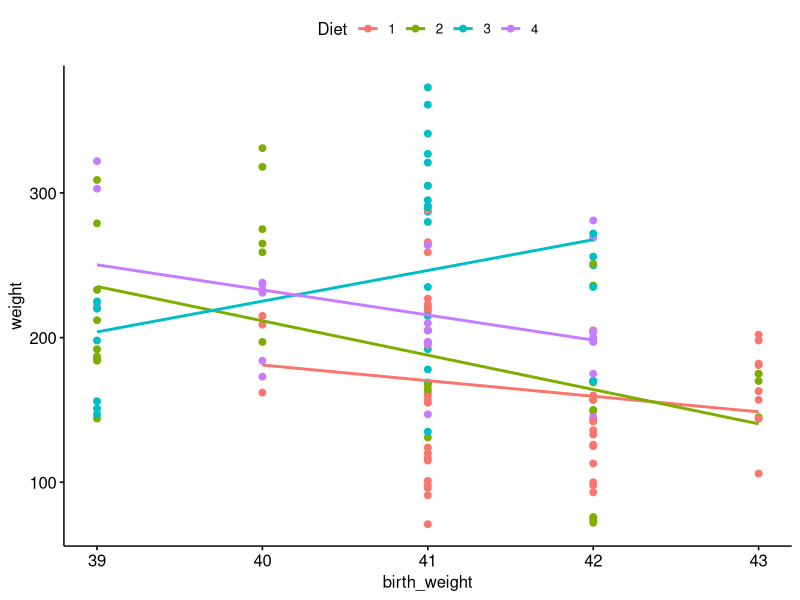
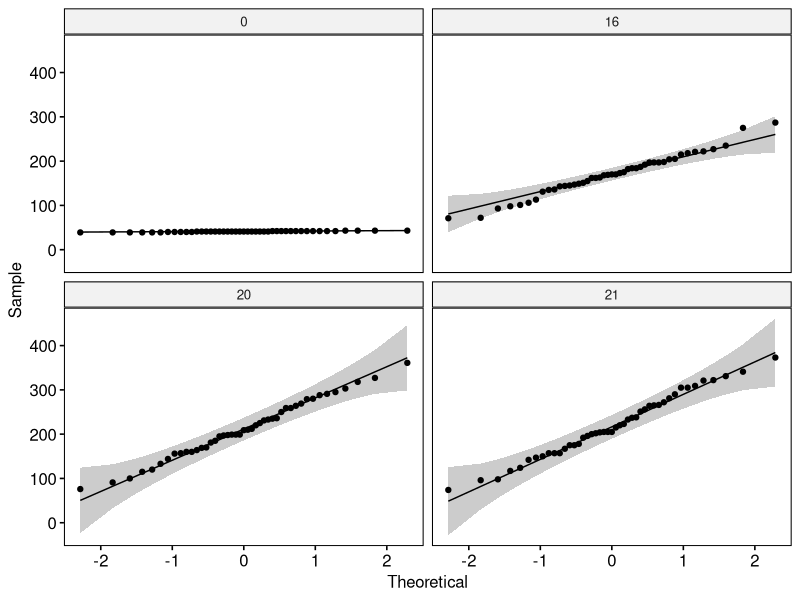

Source code (R) for these figures, in order:
## ---- chunk 1
library(magrittr)
library(dplyr)
library(lsmeans)
library(rstatix)
library(ggpubr)
library(tidyverse)
library(broom)
chick <- ChickWeight
## ---- chunk 2
day_16 <- filter(chick, Time ==16)
day_20 <- filter(chick, Time ==20)
day_21 <- filter(chick, Time == 21)
day_0 <- chick %>% filter(Time == 0)
day_0 <- day_0 %>% select(Chick, weight)
day_0 <- rename(day_0, birth_weight = weight)
day_0_16 <- left_join(day_16, day_0, by = "Chick")
day_0_20 <- left_join(day_20, day_0, by = "Chick")
day_0_21 <- left_join(day_21, day_0, by = "Chick")

ancova_day16 <- aov(day_16$weight ~ day_0_16$Diet + day_0_16$birth_weight, data = day_0_16)
ancova_day20 <- aov(day_20$weight ~ day_0_20$Diet + day_0_20$birth_weight, data = day_0_20)
ancova_day21 <- aov(day_21$weight ~ day_0_21$Diet + day_0_21$birth_weight, data = day_0_21)

all_days <- rbind(day_0_16, day_0_20, day_0_21)

summary(ancova_day16)
summary(ancova_day20)
summary(ancova_day21)
## ---- chunk 3
day_0 <- filter(chick, Time == 0)
chick2 <- rbind(day_0, day_16, day_20, day_21)
chick2 <- count(chick2, Chick)
chick2 <- filter(chick2, n == 4)
chick2 <- select(chick2, Chick)
chicks <- rbind(day_0, day_16, day_20, day_21)
chick2 <- left_join(chick2, chicks)
chick2 <- chick2 %>% group_by(Diet, Time)
chick2$Diet <- as.factor(chick2$Diet)
chick2$Time <- as.factor(chick2$Time)
repeated.aov <- aov(chick2$weight~chick2$Diet*chick2$Time+Error(factor(chick2$Chick))) 
summary(repeated.aov)
## ---- chunk 4

#linearity
ggscatter(all_days, x="birth_weight", y="weight", color="Diet", add="reg.line")

#homogeneity
all_days %>% anova_test(weight ~ Diet*birth_weight)

#normally distributed
model <- lm(weight~birth_weight+Diet, data = all_days)
model.metrics <- augment(model) %>% select(-.hat,-.sigma,-.fitted)
head(model.metrics, 3)
shapiro_test(model.metrics$.resid)

#homoscedasticity
model.metrics %>% levene_test(.resid~Diet)

#outliers
model.metrics %>% filter(abs(.std.resid) > 3) %>% as.data.frame()
## ---- chunk 5
#outliers
outliers <- chick2 %>% group_by(Time) %>% identify_outliers(weight)
data.frame(outliers)

#normality
normal <- chick2 %>% group_by(Time) %>% shapiro_test(weight)
data.frame(normal)
ggqqplot(chick2, "weight", facet.by="Time")

#sphericity
get_anova_table(repeated.aov)
